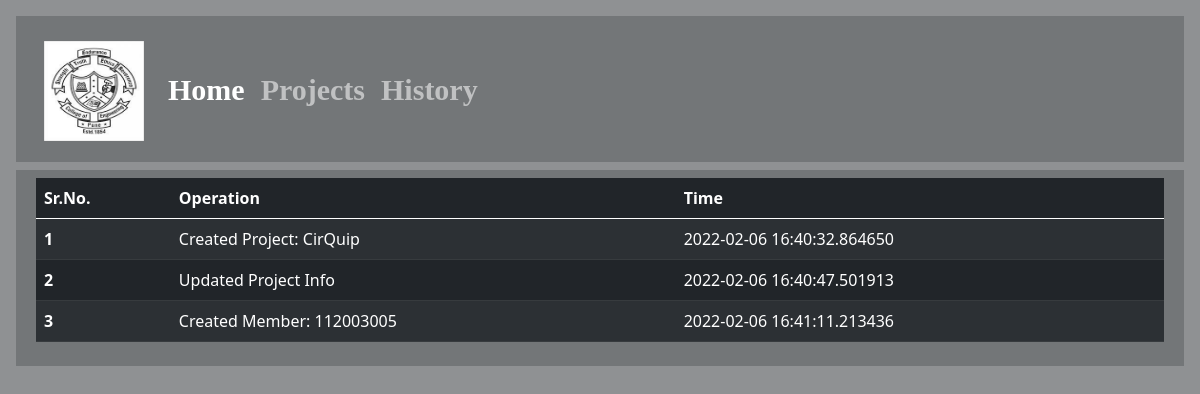
The app's page /history with its own data.
### app.py (models this page shows, shortened)
class COEP_API_History(db.Model):
    id = db.Column(db.Integer(), primary_key=True)
    operation = db.Column(db.String())
    performedOn = db.Column(db.DateTime, default=datetime.datetime.utcnow)

### app.py (the view)
@app.route('/history', methods=['GET'])
def read_history():
    if request.method == 'GET':
        history = COEP_API_History.query.all()
        return render_template("history.html", get=history)

### templates/history.html (shortened to what this page needs)
{% extends 'base.html' %}
{% block background %}
  <div class="bg-dark p-2 text-dark bg-opacity-25">
    <div class="container-fluid" style="overflow-x:auto;">
      {% if get|length == 0 %}
      <div class="alert alert-danger text-center" role="alert">
        No History Found!
      </div>
      {% else %}
        <table class="table table-dark table-striped">
          <thead>
            <tr>
              <th scope="col">Sr.No.</th>
              <th scope="col">Operation</th>
              <th scope="col">Time</th>
            </tr>
          </thead>
          <tbody>
            {% for history in get %}
            <tr>
              <th scope="row">{{loop.index}}</th>
              <td>{{history.operation}}</td>
              <td>{{history.performedOn}}</td>
            </tr>
            {% endfor %}
          </tbody>
        </table>
        {% endif %}
    </div>
  </div>
{% endblock background %}

### templates/base.html (shortened to what this page needs)
<!doctype html>
<html lang="en">
<head>
    <link rel="stylesheet" href="/static/stylesheet.css">
    <link href="https://cdn.jsdelivr.net/npm/bootstrap@5.1.0/dist/css/bootstrap.min.css" rel="stylesheet">
</head>
<body class="p-3 mb-2 bg-body text-dark bg-opacity-50">
    <nav class="navbar navbar-expand-lg navbar-dark p-3 mb-2 bg-body font-weight-bold bg-opacity-25 container-fluid" style="font-family:papyrus; font-weight: bold; font-size: 30px;">
        <div class="container-fluid">
          <a class="navbar-brand" href="/">
            <img src="/static/CoEP.png" alt="" width="100" height="100" class="d-inline-block align-text-top">
          </a>
          <div class="collapse navbar-collapse" id="navbarSupportedContent">
            <ul class="navbar-nav me-auto mb-2 mb-lg-0">
              <li class="nav-item">
                <a class="nav-link active" aria-current="page" href="/">Home</a>
              </li>
              <li class="nav-item">
                <a class="nav-link" href="/projects">Projects</a>
              </li>
              <li class="nav-item">
                <a class="nav-link" href="/history">History</a>
              </li>
            </ul>
          </div>
        </div>
      </nav>
    {% block background %}
    {% endblock background %}
</body>
</html>

### records on screen
COEP_API_History: operation "Created Project: CirQuip", performedOn "2022-02-06 16:40:32.864650"
COEP_API_History: operation "Updated Project Info", performedOn "2022-02-06 16:40:47.501913"
COEP_API_History: operation "Created Member: 112003005", performedOn "2022-02-06 16:41:11.213436"
